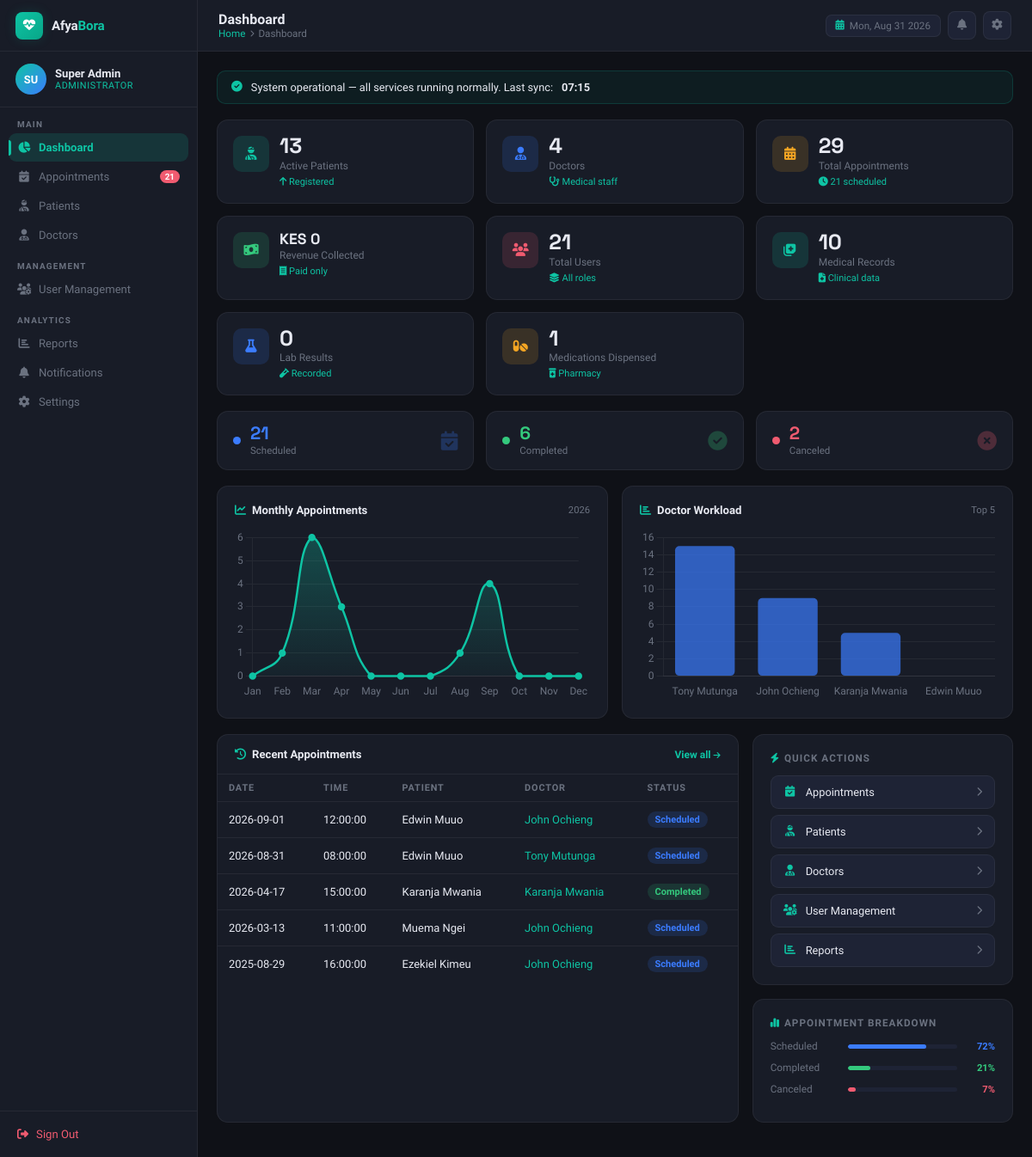
Page /admin/dashboard.php (signed in) on the earlier database version.
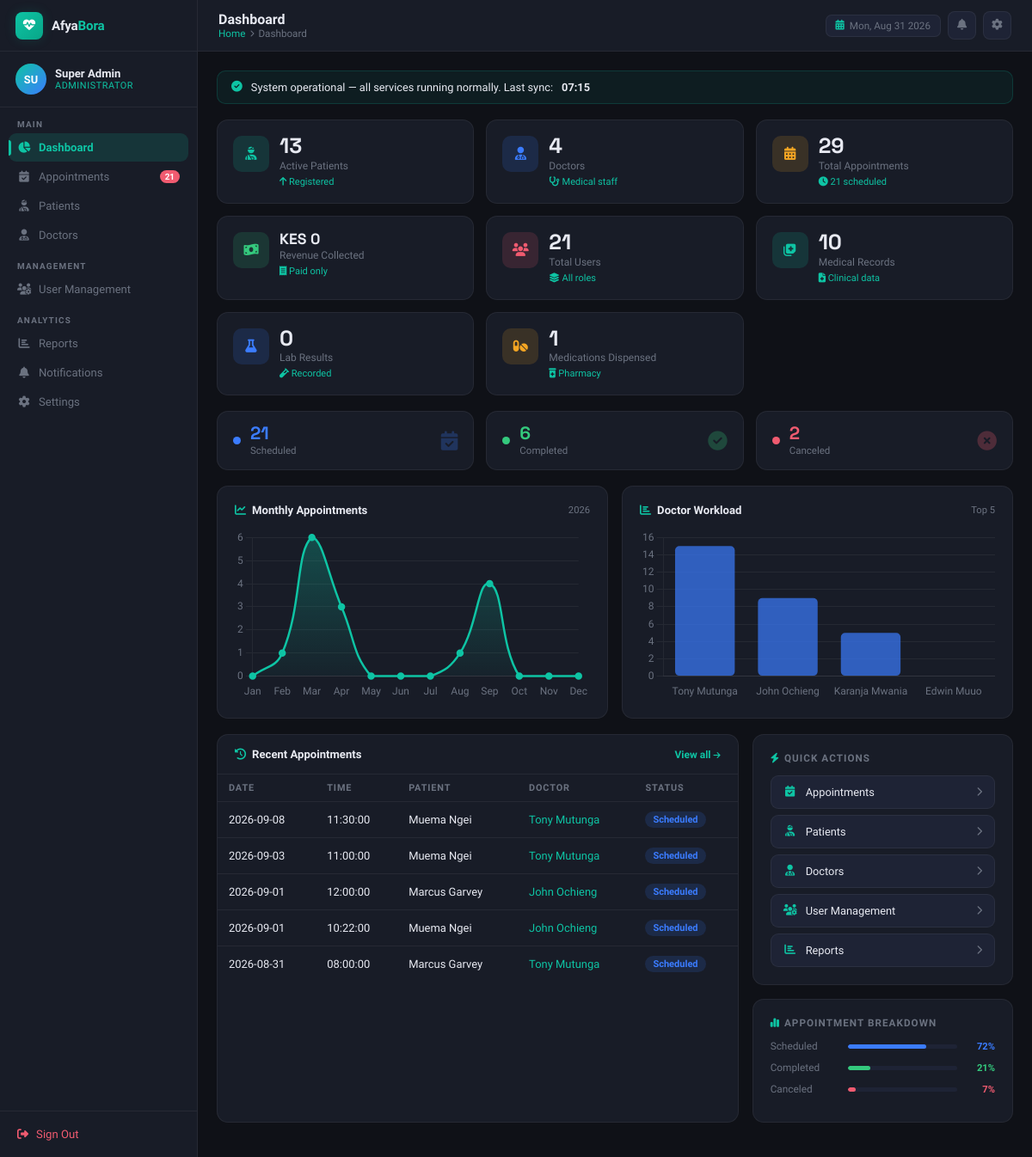
Same page on the later database version.
### tables this page shows
CREATE TABLE `appointments` (
  `appointment_id` int(11) NOT NULL AUTO_INCREMENT,
  `patient_id` int(11) NOT NULL,
  `doctor_id` int(11) NOT NULL,
  `appointment_date` date NOT NULL,
  `appointment_time` time NOT NULL,
  `status` enum('scheduled','completed','canceled','no_show','rescheduled') NOT NULL DEFAULT 'scheduled',
  `payment_status` enum('pending','paid') DEFAULT 'pending',
  `payment_amount` decimal(10,2) DEFAULT 500.00,
  `payment_date` timestamp NULL DEFAULT NULL,
  `payment_method` varchar(50) DEFAULT NULL,
  `payment_reference` varchar(100) DEFAULT NULL,
  `created_at` timestamp NULL DEFAULT current_timestamp(),
  `updated_at` timestamp NULL DEFAULT NULL,
  `updated_by` int(11) DEFAULT NULL,
  `reason` enum('Routine Check-up','Follow-up','New Symptoms','Chronic Condition','Other') NOT NULL,
  `additional_notes` text DEFAULT NULL,
  `appointment_duration` int(11) NOT NULL DEFAULT 30 COMMENT 'minutes',
  PRIMARY KEY (`appointment_id`),
  UNIQUE KEY `ux_doc_datetime` (`doctor_id`,`appointment_date`,`appointment_time`),
  KEY `patient_id` (`patient_id`),
  KEY `doctor_id` (`doctor_id`),
  KEY `ix_appointments_updated_by` (`updated_by`),
  CONSTRAINT `appointments_ibfk_2` FOREIGN KEY (`doctor_id`) REFERENCES `users` (`user_id`) ON DELETE CASCADE,
  CONSTRAINT `fk_appointments_patient` FOREIGN KEY (`patient_id`) REFERENCES `users` (`user_id`) ON DELETE CASCADE,
  CONSTRAINT `fk_appointments_updated_by` FOREIGN KEY (`updated_by`) REFERENCES `users` (`user_id`) ON DELETE SET NULL
);

CREATE TABLE `users` (
  `user_id` int(11) NOT NULL AUTO_INCREMENT,
  `full_name` varchar(100) NOT NULL,
  `email` varchar(100) NOT NULL,
  `password_hash` varchar(255) NOT NULL,
  `phone_number` varchar(15) DEFAULT NULL,
  `role` enum('admin','doctor','patient','receptionist') NOT NULL,
  `specialization` varchar(100) DEFAULT NULL,
  `date_of_birth` date DEFAULT NULL,
  `gender` enum('male','female','other') DEFAULT NULL,
  `address` text DEFAULT NULL,
  `created_at` timestamp NULL DEFAULT current_timestamp(),
  PRIMARY KEY (`user_id`),
  UNIQUE KEY `email` (`email`)
);

### admin/dashboard.php (the view, shortened to what the changed rows need)
<?php
require_once "../config/db.php";
$recentApp = @$conn->query("
    SELECT a.appointment_date, a.appointment_time,
           u.full_name AS patient, d.full_name AS doctor, a.status
    FROM appointments a
    JOIN users     u ON a.patient_id = u.user_id
    JOIN users     d ON a.doctor_id  = d.user_id AND d.role = 'doctor'
    ORDER BY a.appointment_date DESC, a.appointment_time DESC
    LIMIT 5
");
$chartLabels = ['Jan','Feb','Mar','Apr','May','Jun','Jul','Aug','Sep','Oct','Nov','Dec'];
$chartData   = array_fill(0, 12, 0);
$cr = @$conn->query("SELECT MONTH(appointment_date) AS m, COUNT(*) AS cnt FROM appointments WHERE YEAR(appointment_date)=YEAR(CURDATE()) GROUP BY m ORDER BY m");
if ($cr) while ($row = $cr->fetch_assoc()) $chartData[(int)$row['m']-1] = (int)$row['cnt'];
$docLabels = []; $docData = [];
$dr = @$conn->query("SELECT u.full_name, COUNT(a.appointment_id) AS cnt FROM users u LEFT JOIN appointments a ON u.user_id=a.doctor_id WHERE u.role='doctor' GROUP BY u.user_id,u.full_name ORDER BY cnt DESC LIMIT 5");
if ($dr) while ($row = $dr->fetch_assoc()) { $docLabels[] = $row['full_name']; $docData[] = (int)$row['cnt']; }
?>
<!DOCTYPE html>
<html lang="en">
<head>
<link href="https://cdnjs.cloudflare.com/ajax/libs/font-awesome/6.5.0/css/all.min.css" rel="stylesheet">
</head>
<body>
<div class="main-wrap">
  <main class="page-content">
    <div class="bottom-row">
      <div class="ha-card" style="padding:0;overflow:hidden">
        <?php if($recentApp && $recentApp->num_rows>0): ?>
        <table class="ha-table">
          <thead><tr><th>Date</th><th>Time</th><th>Patient</th><th>Doctor</th><th>Status</th></tr></thead>
          <tbody>
            <?php while($r=$recentApp->fetch_assoc()): ?>
            <tr>
              <td><?=htmlspecialchars($r['appointment_date'])?></td>
              <td><?=htmlspecialchars($r['appointment_time'])?></td>
              <td style="font-weight:500"><?=htmlspecialchars($r['patient'])?></td>
              <td style="color:var(--teal)"><?=htmlspecialchars($r['doctor'])?></td>
              <td><span class="ha-badge badge-<?=strtolower($r['status'])?>"><?=ucfirst($r['status'])?></span></td>
            </tr>
            <?php endwhile; ?>
          </tbody>
        </table>
        <?php else: ?>
        <div style="padding:32px;text-align:center;color:var(--muted);font-size:.82rem"><i class="fas fa-calendar-xmark" style="font-size:1.4rem;opacity:.25;display:block;margin-bottom:8px"></i>No appointments yet.</div>
        <?php endif; ?>
      </div>
    </div>
  </main>
</div>
<script>
Chart.defaults.color='#6b7280';Chart.defaults.borderColor='rgba(255,255,255,0.06)';Chart.defaults.font.family='Plus Jakarta Sans';
const lc=document.getElementById('lineChart').getContext('2d');
const lg=lc.createLinearGradient(0,0,0,200);lg.addColorStop(0,'rgba(14,196,164,.3)');lg.addColorStop(1,'rgba(14,196,164,0)');
new Chart(lc,{type:'line',data:{labels:<?=json_encode($chartLabels)?>,datasets:[{data:<?=json_encode($chartData)?>,fill:true,backgroundColor:lg,borderColor:'#0ec4a4',borderWidth:2.5,tension:0.45,pointBackgroundColor:'#0ec4a4',pointRadius:3,pointHoverRadius:5}]},options:{responsive:true,plugins:{legend:{display:false}},scales:{x:{grid:{display:false}},y:{beginAtZero:true,ticks:{precision:0}}}}});
new Chart(document.getElementById('barChart'),{type:'bar',data:{labels:<?=json_encode($docLabels)?>,datasets:[{data:<?=json_encode($docData)?>,backgroundColor:'rgba(59,124,255,.7)',borderRadius:5,borderSkipped:false}]},options:{responsive:true,plugins:{legend:{display:false}},scales:{x:{grid:{display:false}},y:{beginAtZero:true,ticks:{precision:0}}}}});
</script>
</body>
</html>

Differences in the rows shown:
no longer on this page (row edited): appointments: appointment_date "2026-04-17", appointment_time "15:00:00", doctor.full_name "Karanja Mwania", status "Completed"
no longer on this page (row edited): appointments: appointment_date "2026-03-13", appointment_time "11:00:00", users.full_name "Muema Ngei", doctor.full_name "John Ochieng", status "Scheduled"
no longer on this page (row edited): appointments: appointment_date "2025-08-29", appointment_time "16:00:00", users.full_name "Ezekiel Kimeu", doctor.full_name "John Ochieng", status "Scheduled"
now on this page (row edited): appointments: appointment_date "2026-09-08", appointment_time "11:30:00", patient.full_name "Muema Ngei", doctor.full_name "Tony Mutunga", status "Scheduled"
now on this page (row edited): appointments: appointment_date "2026-09-03", appointment_time "11:00:00", patient.full_name "Muema Ngei", doctor.full_name "Tony Mutunga", status "Scheduled"
changed appointments (number 3 of 5 on the later page): patient.full_name "Edwin Muuo" → "Marcus Garvey"
now on this page (row edited): appointments: appointment_date "2026-09-01", appointment_time "10:22:00", patient.full_name "Muema Ngei", doctor.full_name "John Ochieng", status "Scheduled"
changed appointments (number 5 of 5 on the later page): patient.full_name "Edwin Muuo" → "Marcus Garvey"
